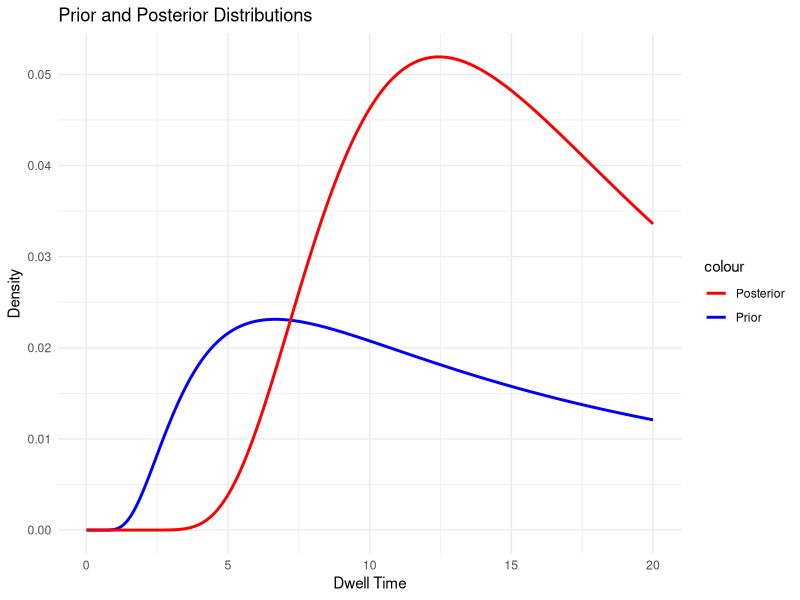

Write the R code that produced this figure.
# R code snippet for plotting the prior and posterior distributions
library(ggplot2)

# Function to calculate the density of an inverse-gamma distribution
dinv_gamma <- function(x, shape, scale) {
  return(scale^shape / gamma(shape) * x^(-shape - 1) * exp(-scale / x))
}

# Create a sequence of x values
x_values <- seq(0.01, 20, length.out = 1000)

# Calculate densities for prior and posterior
prior_density <- dinv_gamma(x_values, 0.5, 10)
posterior_density <- dinv_gamma(x_values, 3.5, 56)

# Convert to data frames for ggplot
prior_df <- data.frame(x_values, Density = prior_density)
posterior_df <- data.frame(x_values, Density = posterior_density)

# Plot the distributions
ggplot() +
  geom_line(data = prior_df, aes(x = x_values, y = Density, color = "Prior"), size = 1) +
  geom_line(data = posterior_df, aes(x = x_values, y = Density, color = "Posterior"), size = 1) +
  labs(x = "Dwell Time", y = "Density", title = "Prior and Posterior Distributions") +
  scale_color_manual(values = c("Prior" = "blue", "Posterior" = "red")) +
  theme_minimal()

